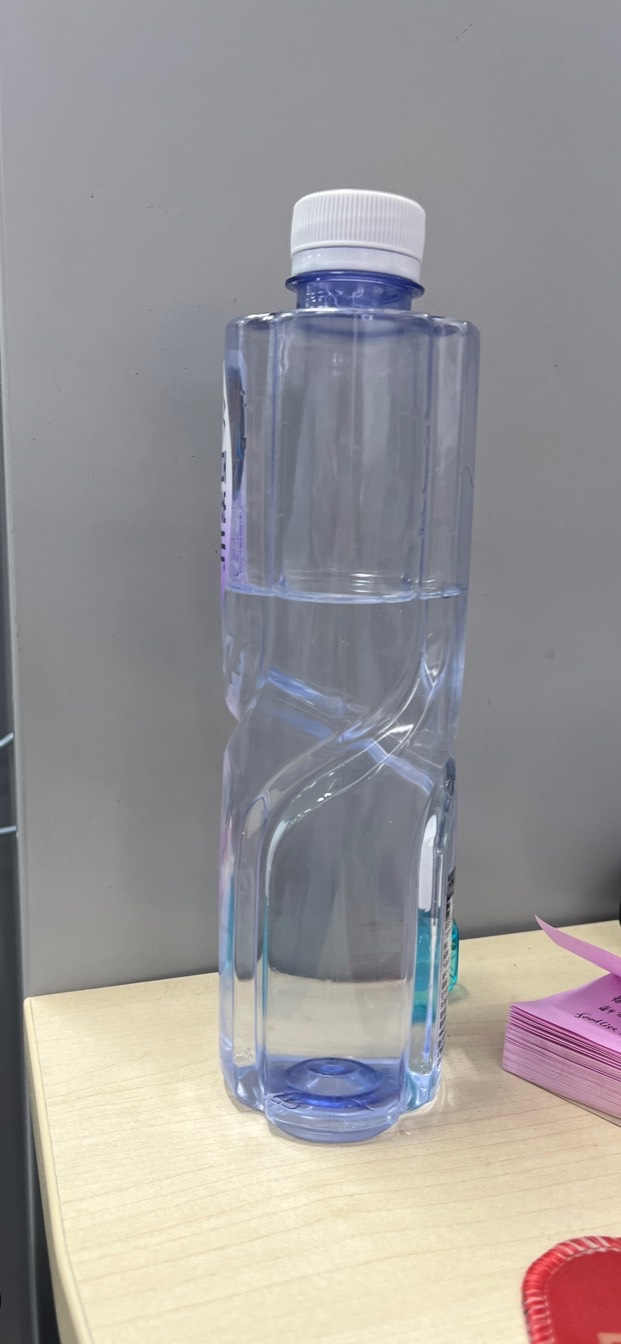
#> input picture data/half-bottle.jpg, 621 x 1344 px
$ python '水位检测.py'
#> lines starting #> are read from the running program, lines starting #| are printed output that depends on the picture
import cv2 as cv
import numpy as np

image = cv.imread("../data/half-bottle.jpg")
#> image is the input picture: shape (1344, 621, 3); mean B, G, R 152.9, 151.9, 154.8
gray = cv.cvtColor(image, cv.COLOR_BGR2GRAY)
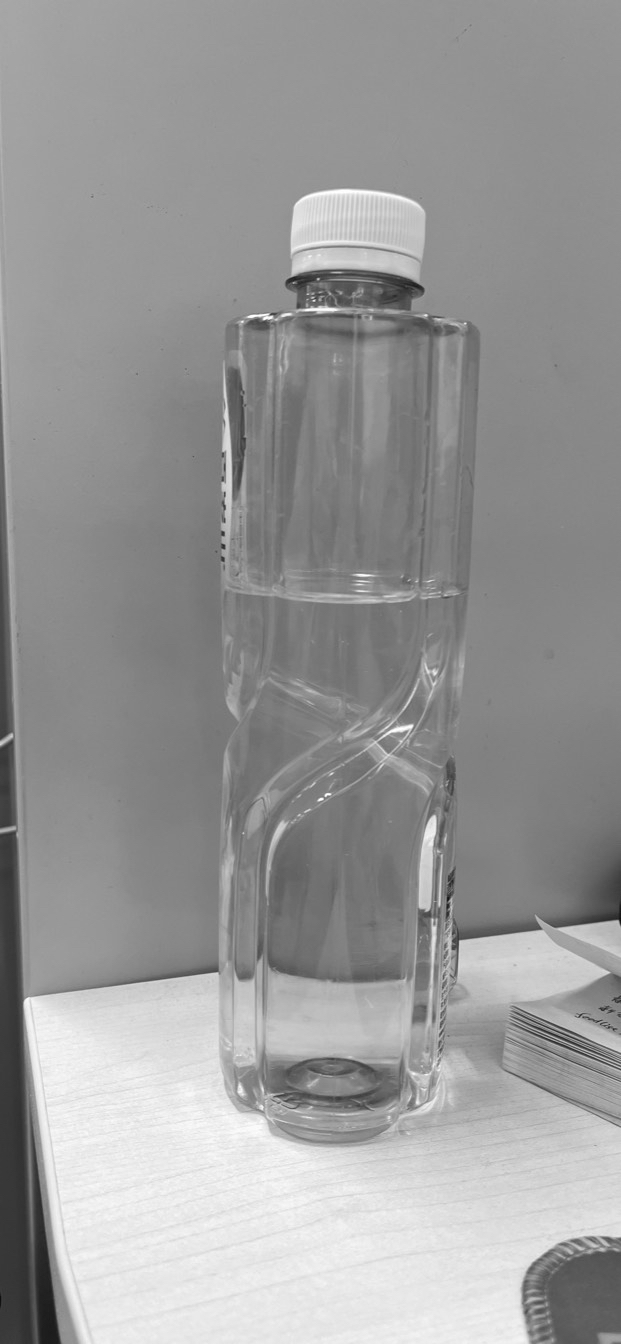
#> gray: shape (1344, 621); min 12, max 255, mean 152.8
edges = cv.Canny(gray, 50, 150, apertureSize=3)
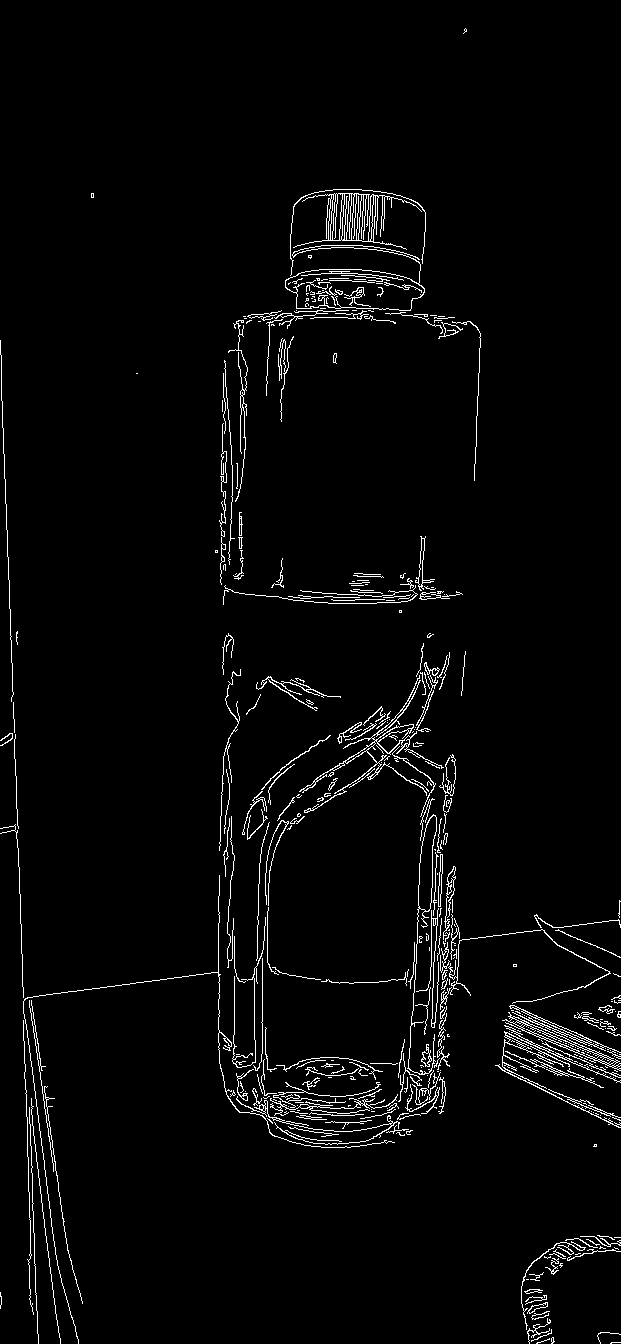
#> edges: shape (1344, 621); 2.9% white in thin lines or dots
orgb = cv.cvtColor(image, cv.COLOR_BGR2RGB)
oshow = orgb.copy()
lines = cv.HoughLines(edges, 1, np.pi/180, 140)
#> lines = 35 rows, first 8: [12, 3.11], [105, 3.02], [-215, 3.12], [108, 3], [-402, 3.11], [234, 0.0175], [449, 0.0349], [498, 0.0524]
for line in lines:
    rho, theta = line[0]
    a, b = np.cos(theta), np.sin(theta)
    x0, y0 = a*rho, b*rho
    x1, y1, x2, y2 = int(x0+1000*(-b)), int(y0+1000*a), int(x0-1000*(-b)), int(y0-1000*a)
    cv.line(orgb, (x1, y1), (x2, y2), (0, 0, 255), 2)
#> this loop made 35 passes
#> (rho, theta, a, b, x0, y0, x1, y1) on passes 1 to 12: (12, 3.11, -0.999, 0.0349, -11.99, 0.419, -46, -998), (105, 3.02, -0.993, 0.122, -104.2, 12.8, -226, -979), (-215, 3.12, -1, 0.0175, 215, -3.75, 197, -1003), (108, 3, -0.99, 0.139, -106.9, 15.03, -246, -975), (-402, 3.11, -0.999, 0.0349, 401.8, -14.03, 366, -1013), (234, 0.0175, 1, 0.0175, 234, 4.08, 216, 1003), (449, 0.0349, 0.999, 0.0349, 448.7, 15.67, 413, 1015), (498, 0.0524, 0.999, 0.0523, 497.3, 26.06, 444, 1024), (-392, 3.09, -0.999, 0.0523, 391.5, -20.52, 339, -1019), (447, 0.0175, 1, 0.0175, 446.9, 7.8, 429, 1007), (465, 0.0524, 0.999, 0.0523, 464.4, 24.34, 412, 1022), (-414, 3.12, -1, 0.0175, 413.9, -7.23, 396, -1007)
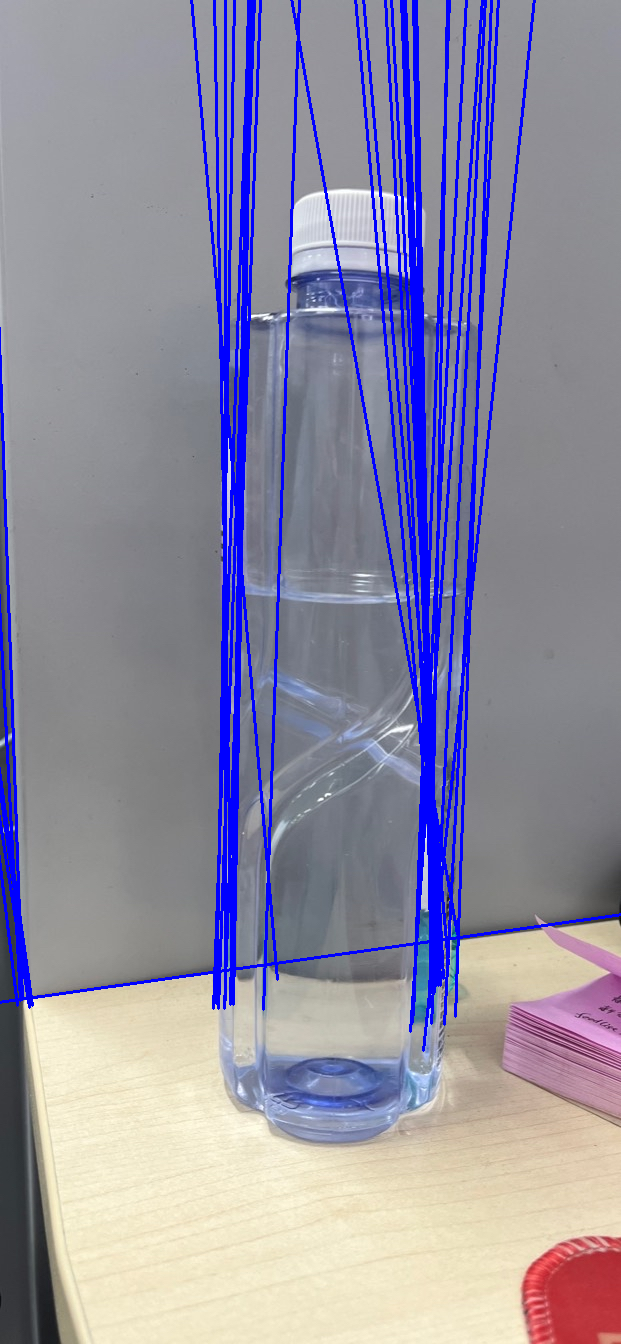
#> orgb: shape (1344, 621, 3); mean R, G, B 143.5, 140.3, 162.1
cv.imshow("image", orgb)
cv.waitKey(0)
cv.destroyAllWindows()
import sys
sys.exit(0)
#> (the program exits here)
